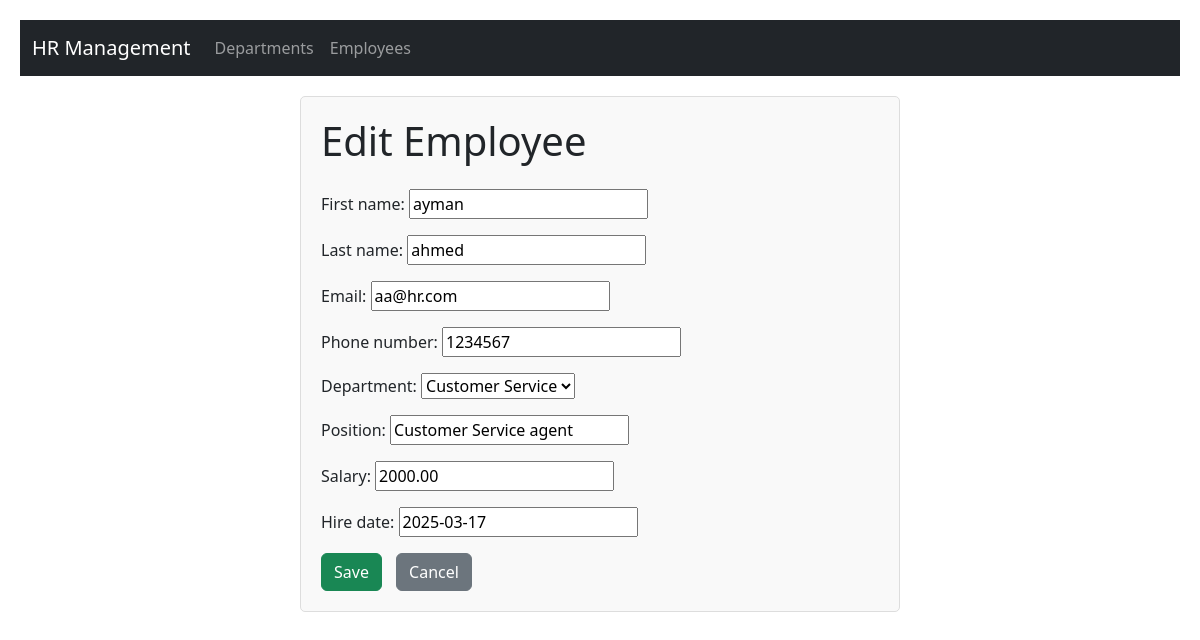
The page /hr/employees/edit/1/ on the database as committed earlier.
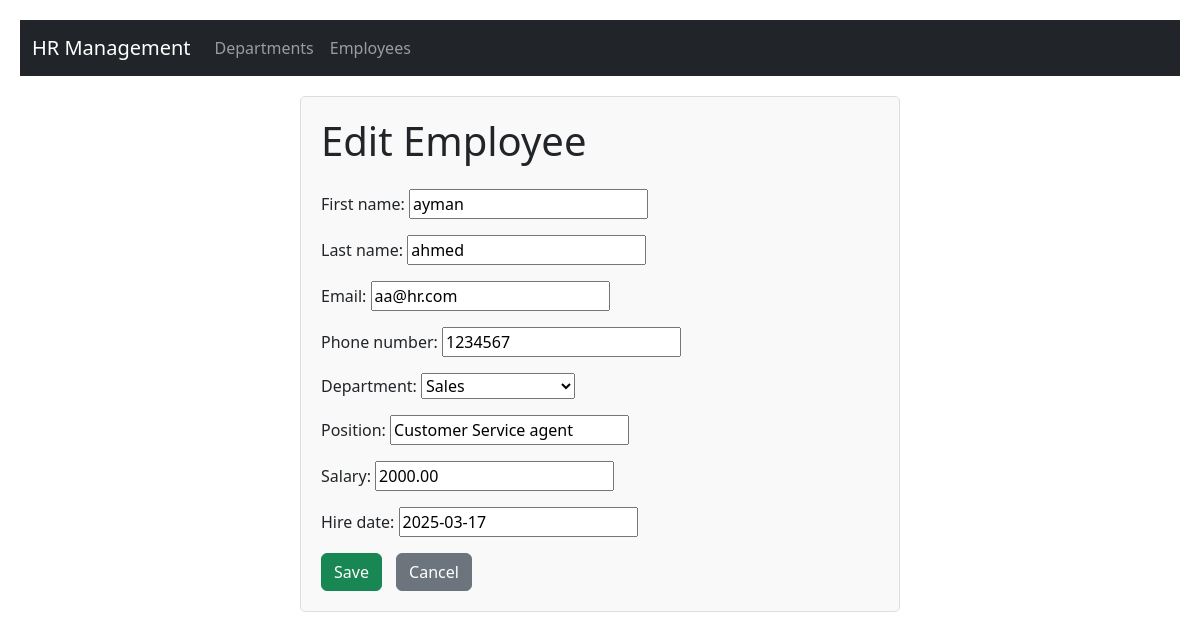
The same page on the database as committed later.
### hr/models.py (models this page shows, shortened)
class Employee(models.Model):
    first_name = models.CharField(max_length=100)
    last_name = models.CharField(max_length=100)
    email = models.EmailField()
    phone_number = models.CharField(max_length=15)
    department = models.ForeignKey(Department, on_delete=models.CASCADE)
    position = models.CharField(max_length=100)
    salary = models.DecimalField(max_digits=10, decimal_places=2)
    hire_date = models.DateField()

### hr/views.py (the view)
# urls.py: path('employees/edit/<int:pk>/', views.employee_edit, name='employee_edit'),
def employee_edit(request, pk):
    employee = get_object_or_404(Employee, pk=pk)
    if request.method == 'POST':
        form = EmployeeForm(request.POST, instance=employee)
        if form.is_valid():
            form.save()
            return redirect('employee_list')
    else:
        form = EmployeeForm(instance=employee)
    return render(request, 'hr/employee_form.html', {'form': form})

### hr/forms.py
class EmployeeForm(forms.ModelForm):
    class Meta:
        model = Employee
        fields = ['first_name', 'last_name', 'email', 'phone_number', 'department', 'position', 'salary', 'hire_date']

### hr/models.py (called while the page is built)
    def __str__(self):
        return self.name

### hr/templates/hr/employee_form.html (shortened to what this page needs)
{% extends 'hr/base.html' %}
{% block content %}
<div class="form-container">
    <h1 class="mb-4">{% if form.instance.pk %}Edit Employee{% else %}Add Employee{% endif %}</h1>
    <form method="post">
        {{ form.as_p }}
        <button type="submit" class="btn btn-success">Save</button>
        <a href="{% url 'employee_list' %}" class="btn btn-secondary">Cancel</a>
    </form>
</div>
{% endblock %}

Rows that differ between the two databases and show on the page:
changed Employee "ayman": department "Customer Service" → "Sales"
